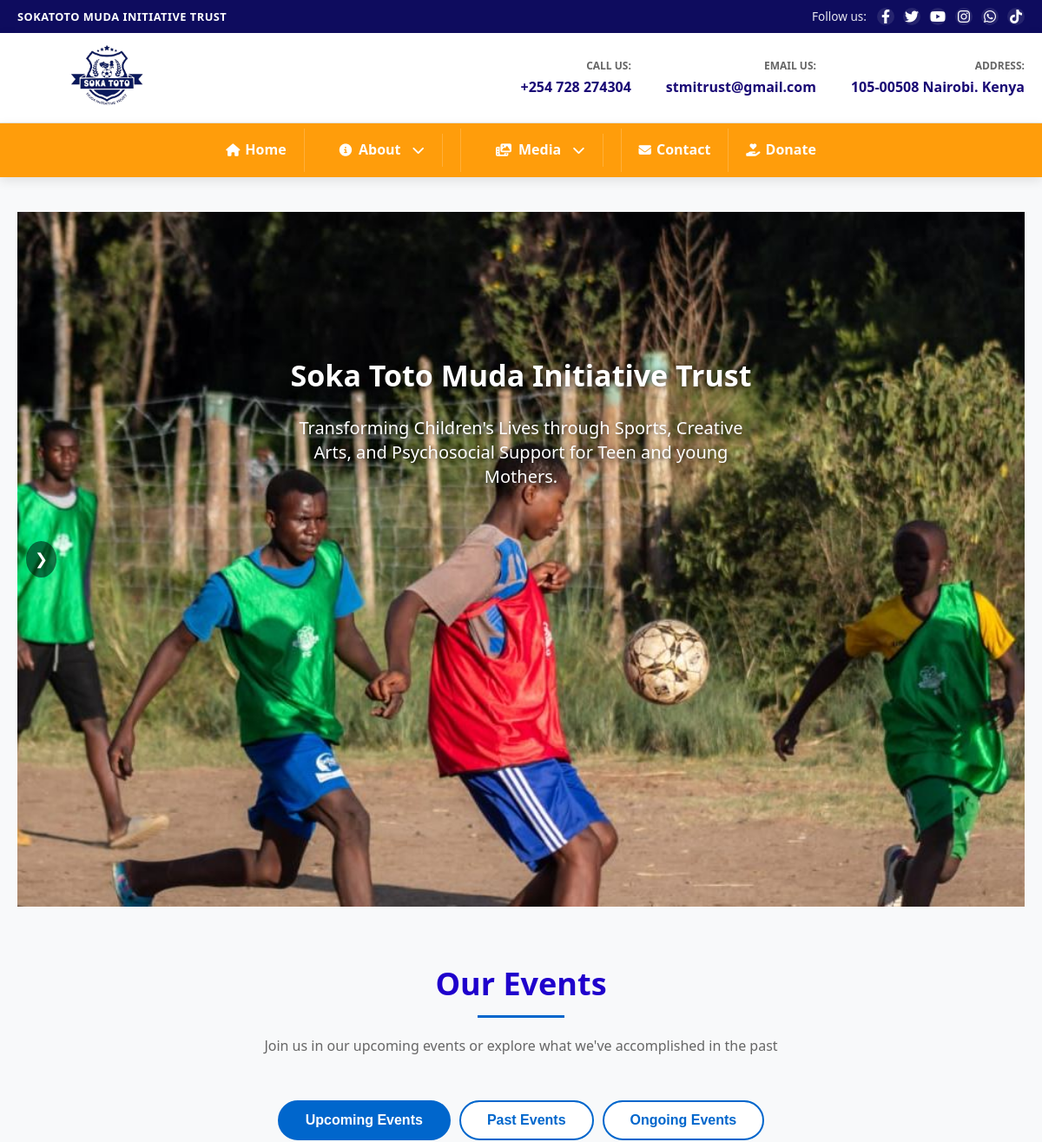
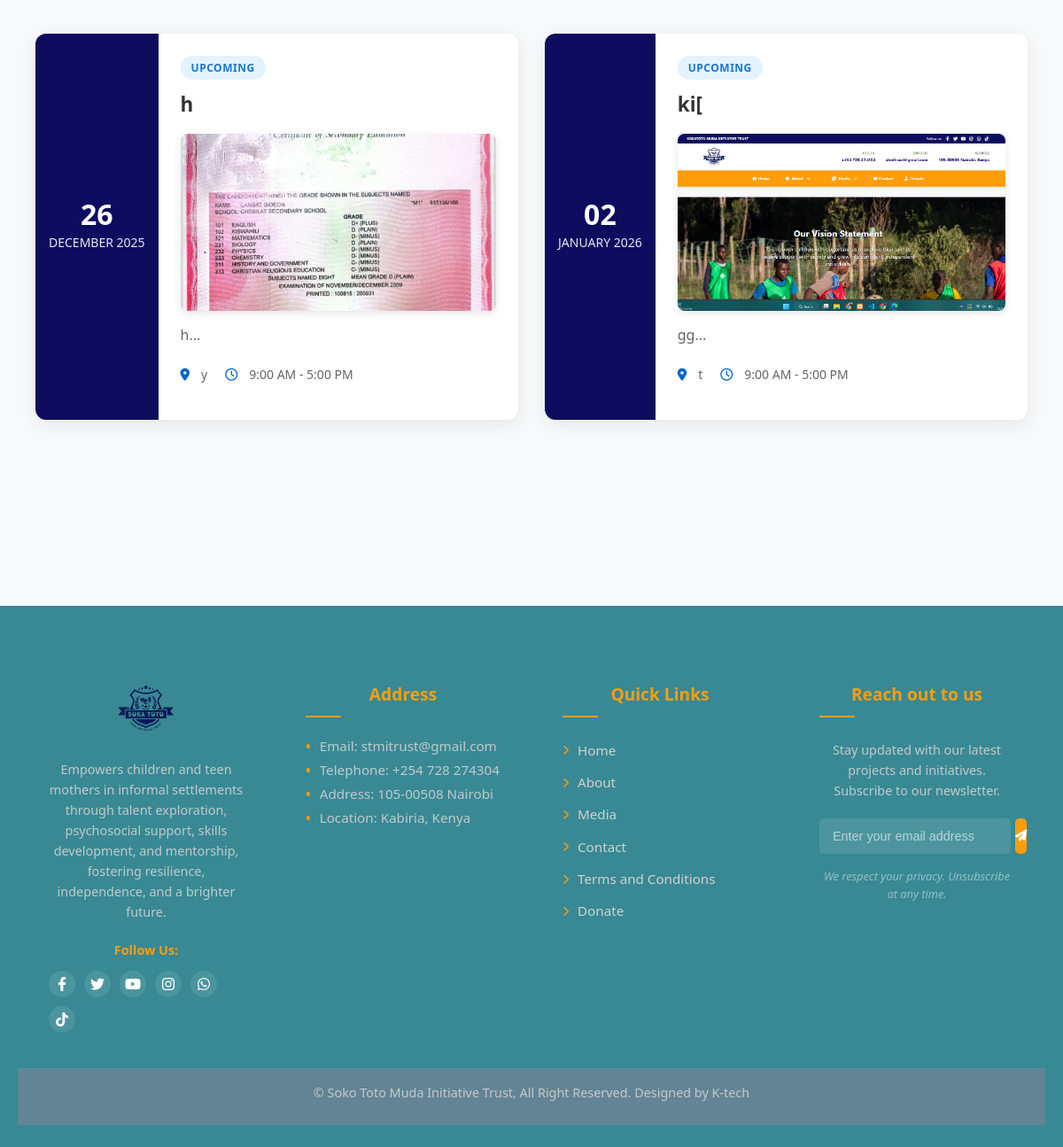
The page / on the database its author committed (2 pictures, top to bottom).
### tables this page shows
CREATE TABLE `admin_events` (
  `id` int(11) NOT NULL,
  `title` varchar(200) NOT NULL,
  `description` text NOT NULL,
  `event_date` date NOT NULL,
  `start_time` time NOT NULL,
  `end_time` time NOT NULL,
  `location` varchar(200) NOT NULL,
  `category` enum('upcoming','ongoing','past') DEFAULT 'upcoming',
  `status` enum('draft','published','cancelled') DEFAULT 'draft',
  `registration_link` varchar(500) DEFAULT NULL,
  `banner_image` varchar(255) DEFAULT NULL,
  `featured_image` varchar(500) DEFAULT NULL,
  `gallery_images` longtext DEFAULT NULL CHECK (json_valid(`gallery_images`)),
  `created_by` int(11) DEFAULT NULL,
  `created_at` timestamp NOT NULL DEFAULT current_timestamp(),
  `updated_at` timestamp NOT NULL DEFAULT current_timestamp() ON UPDATE current_timestamp()
);

### index.php (the view, shortened to what this page needs)
<?php
require_once 'config/database.php';
$stmt = $pdo->prepare("
    SELECT * FROM admin_events
    WHERE category = 'upcoming'
    AND status = 'published'
    AND event_date >= CURDATE()
    ORDER BY event_date ASC
    LIMIT 3
");
$stmt->execute();
$upcoming_events = $stmt->fetchAll();
?>
<!DOCTYPE html>
<html lang="en">
<head>
    <link rel="stylesheet" href="styles.css">
    <link rel="stylesheet" href="https://cdnjs.cloudflare.com/ajax/libs/font-awesome/6.4.0/css/all.min.css">
</head>
<body>
    <?php include 'topbars.php'; ?>
    <main class="main-content">
        <section class="slider">
            <div class="slider-container">
                <div class="slides">
                    <div class="slide">
                        <img src="images/main.jpg" alt="Slide 1">
                        <div class="text">
                            <h2>Soka Toto Muda Initiative Trust</h2>
                            <p>Transforming Children's Lives through Sports, Creative Arts, and Psychosocial Support for Teen and young Mothers.</p>
                        </div>
                    </div>
                </div>
                <div class="buttons">
                    <button id="next">&#10095;</button>
                </div>
            </div>
        </section>
        <section class="events-section">
            <div class="section-title">
                <h2>Our Events</h2>
                <p>Join us in our upcoming events or explore what we've accomplished in the past</p>
            </div>
            <div class="events-tabs">
                <button class="event-tab active" data-tab="upcoming">Upcoming Events</button>
                <button class="event-tab" data-tab="past">Past Events</button>
                <button class="event-tab" data-tab="ongoing">Ongoing Events</button>
            </div>
            <div class="events-content upcoming-events active">
                <div class="events-grid">
                    <?php if (empty($upcoming_events)): ?>
                        <div class="no-events">
                            <i class="fas fa-calendar-times"></i>
                            <h3>No upcoming events scheduled</h3>
                            <p>Check back soon for our upcoming events!</p>
                        </div>
                    <?php else: ?>
                        <?php foreach ($upcoming_events as $event): ?>
                        <div class="event-card">
                            <div class="event-date">
                                <span class="day"><?php echo date('d', strtotime($event['event_date'])); ?></span>
                                <span class="month"><?php echo date('F Y', strtotime($event['event_date'])); ?></span>
                            </div>
                            <div class="event-details">
                                <span class="event-status status-upcoming">Upcoming</span>
                                <h3><?php echo htmlspecialchars($event['title']); ?></h3>
                                <?php if (!empty($event['banner_image'])): ?>
                                <div class="event-banner">
                                    <img src="<?php echo htmlspecialchars($event['banner_image']); ?>"
                                         alt="<?php echo htmlspecialchars($event['title']); ?>"
                                         class="event-banner-image">
                                </div>
                                <?php endif; ?>
                                <p><?php echo htmlspecialchars(substr($event['description'], 0, 150)) . '...'; ?></p>
                                <div class="event-meta">
                                    <span><i class="fas fa-map-marker-alt"></i> <?php echo htmlspecialchars($event['location']); ?></span>
                                    <span><i class="far fa-clock"></i>
                                        <?php echo date('g:i A', strtotime($event['start_time'])); ?> -
                                        <?php echo date('g:i A', strtotime($event['end_time'])); ?>
                                    </span>
                                </div>
                            </div>
                        </div>
                        <?php endforeach; ?>
                    <?php endif; ?>
                </div>
            </div>
        </section>
    </main>
    <?php include 'footer.php'; ?>
</body>
</html>

### rows shown on the page
admin_events: event_date "26", event_date "DECEMBER 2025", title "h", banner_image (picture), description "h", location "y", start_time "9:00 AM", end_time "5:00 PM"
admin_events: event_date "02", event_date "JANUARY 2026", title "ki[", banner_image (picture), description "gg", location "t", start_time "9:00 AM", end_time "5:00 PM"

### other values the page prints
$organizationName "SOKATOTO MUDA INITIATIVE TRUST"
$contacts['phone'] "+254 728 274304"
$contacts['email'] "stmitrust@gmail.com"
$contacts['address'] "105-00508 Nairobi. Kenya"
$item "Home"
$item "About"
$item "Media"
$item "Contact"
$item "Donate"
$footerData['address']['title'] "Address"
$line "Email: stmitrust@gmail.com"
$line "Telephone: +254 728 274304"
$line "Address: 105-00508 Nairobi"
$line "Location: Kabiria, Kenya"
$footerData['quickLinks']['title'] "Quick Links"
